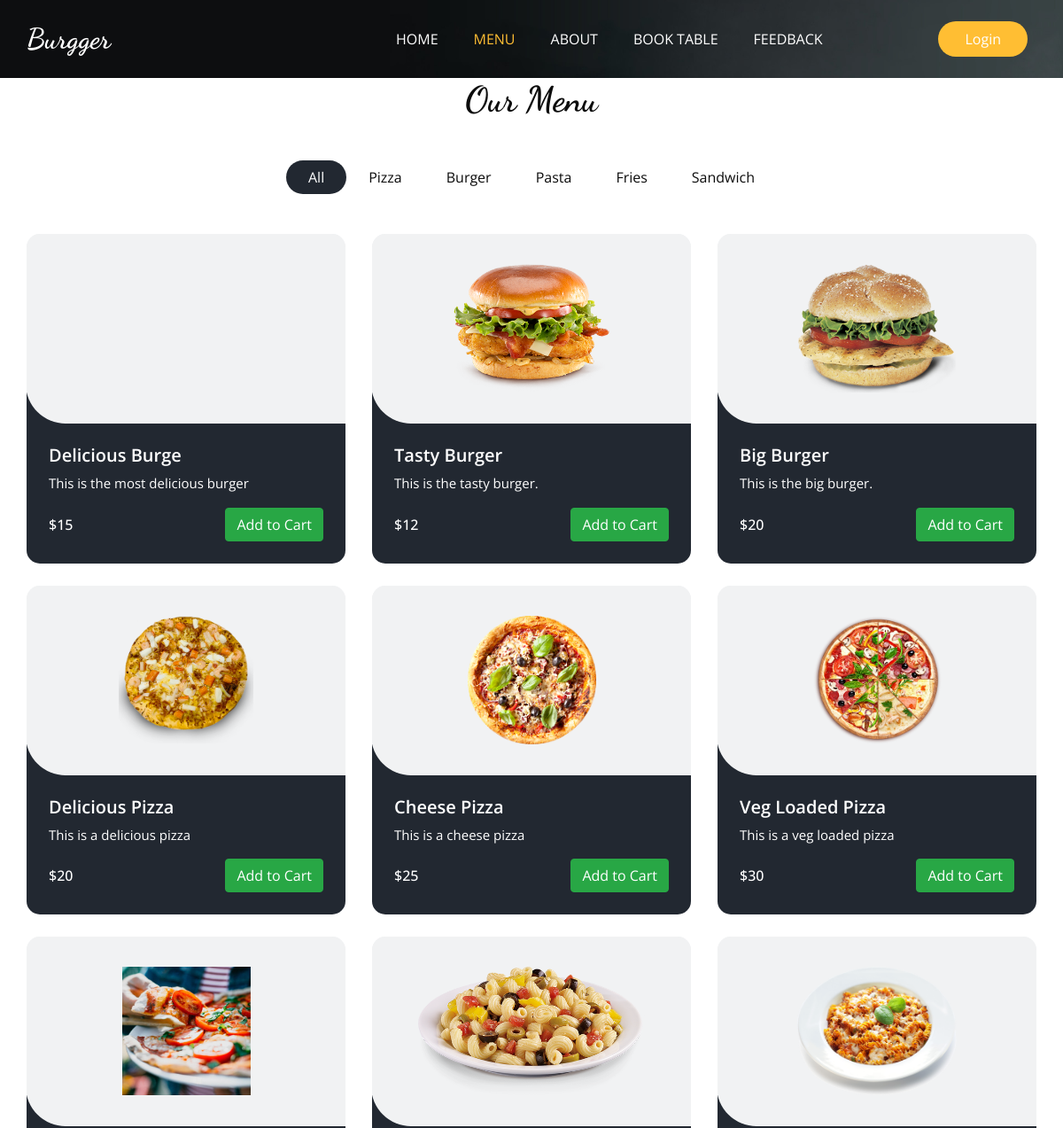
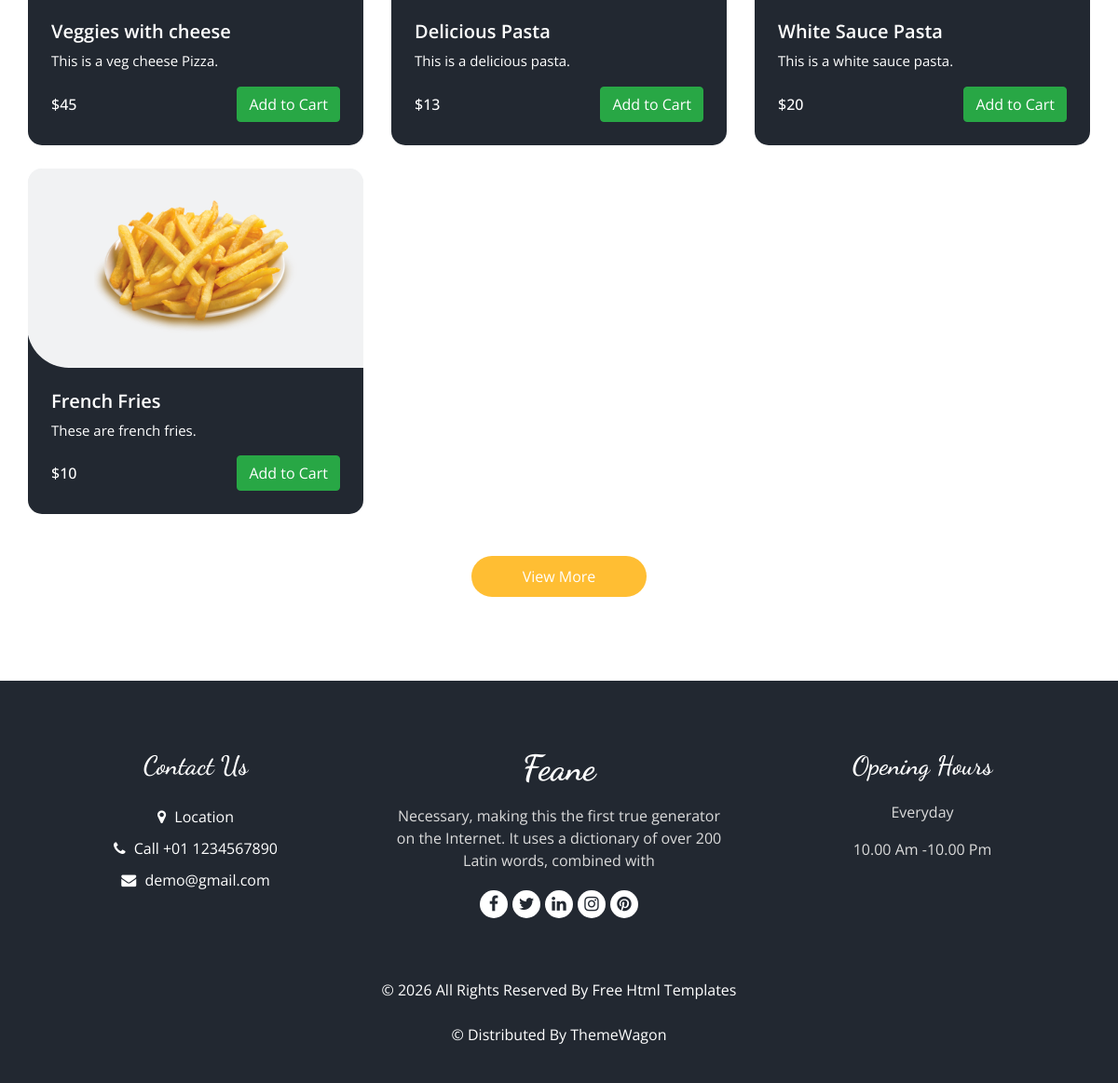
The page /menu on the database its author committed (2 pictures, top to bottom).
### Base_App/models.py (models this page shows, shortened)
class ItemList(models.Model):
    Category_name = models.CharField(max_length=40)
    def __str__(self):
        return self.Category_name

class Items(models.Model):
    Item_name = models.CharField(max_length=40)
    description = models.TextField(blank=False)
    Price = models.IntegerField()
    Category = models.ForeignKey(ItemList, related_name="items", on_delete=models.CASCADE)
    Image = models.ImageField(upload_to="Items/", blank=True, null=True)

### Base_App/views.py (the view)
# urls.py: path("menu", MenuView, name="Menu"),
def MenuView(request):
    items = Items.objects.all()
    list = ItemList.objects.all()
    return render(request, "menu.html", {"items": items, "list": list})

### Template/menu.html (shortened to what this page needs)
{% extends "base.html" %}
{% block class %}class="sub_page"{% endblock class %}
{% block menu_status %}active{% endblock menu_status %}
{% load static %}
{% block main %}
  <section class="food_section layout_padding-bottom">
    <div class="container">
      <div class="heading_container heading_center">
        <h2>
          Our Menu
        </h2>
      </div>
      <ul class="filters_menu">
        <li class="active" data-filter="*">All</li>
        {% for i in list %}
        <li data-filter=".{{i.Category_name}}">{{i.Category_name}}</li>
        {% endfor %}
      </ul>
      <div class="filters-content">
        <div class="row grid">
          {% for j in items %}
          <div class="col-sm-6 col-lg-4 all {{j.Category}}">
            <div class="box">
              <div>
                <div class="img-box">
                  <img src="/media/{{j.Image}} " alt="{{j.Image}}">
                </div>
                <div class="detail-box">
                  <h5>
                    {{j.Item_name}}
                  </h5>
                  <p>
                    {{j.description}}
                  </p>
                  <div class="options">
                    <h6>
                      ${{j.Price}}
                    </h6>
                    <button class="btn btn-success add-to-cart" data-item-id="{{j.id}}" data-item-name="{{j.Item_name}}" data-item-price="{{j.Price}}">
                      Add to Cart
                    </button>
                  </div>
                </div>
              </div>
            </div>
          </div>
          {% endfor %}
        </div>
      </div>
      <div class="btn-box">
        <a href="">
          View More
        </a>
      </div>
    </div>
  </section>
{% endblock main %}

### Template/base.html (shortened to what this page needs)
<!DOCTYPE html>
<html>
{% load static %}
<head>
  <link rel="stylesheet" type="text/css" href="{% static 'css/bootstrap.css' %}" />
  <link rel="stylesheet" type="text/css" href="https://cdnjs.cloudflare.com/ajax/libs/OwlCarousel2/2.3.4/assets/owl.carousel.min.css" />
  <link rel="stylesheet" href="https://cdnjs.cloudflare.com/ajax/libs/jquery-nice-select/1.1.0/css/nice-select.min.css" />
  <link href="{% static 'css/font-awesome.min.css' %}" rel="stylesheet" />
  <link href="{% static 'css/style.css' %}" rel="stylesheet" />
  <link href="{% static 'css/responsive.css' %}" rel="stylesheet" />
</head>
<body {% block class %}{% endblock class %}>
  <div class="hero_area">
    <div class="bg-box">
      <img src="{% static 'images/hero-bg.jpg' %}" alt="">
    </div>
    <header class="header_section">
      <div class="container">
        <nav class="navbar navbar-expand-lg custom_nav-container ">
          <a class="navbar-brand" href="{% url "Home" %}">
            <span>
              Burgger
            </span>
          </a>
          <div class="collapse navbar-collapse" id="navbarSupportedContent">
            <ul class="navbar-nav  mx-auto ">
              <li class="nav-item {% block home_status %}{% endblock home_status %}">
                <a class="nav-link" href="{% url "Home" %}">Home <span class="sr-only">(current)</span></a>
              </li>
              <li class="nav-item {% block menu_status %}{% endblock menu_status %}">
                <a class="nav-link " href="{% url "Menu" %}">Menu</a>
              </li>
              <li class="nav-item {% block about_status %}{% endblock about_status %}">
                <a class="nav-link" href="{% url "About" %}">About</a>
              </li>
              <li class="nav-item {% block table_status %}{% endblock table_status %}">
                <a class="nav-link" href="{% url "Book_Table" %}">Book Table</a>
              </li>
              <li class="nav-item {% block feedback_status %}{% endblock feedback_status %}">
                <a class="nav-link" href="{% url "Feedback_Form" %}">Feedback</a>
              </li>
            </ul>
            <div class="user_option">
              <div class="user_option">
                {% if user.is_authenticated %}
                  <span style="background-color: #f8c6c6; color: #000; padding: 5px 10px; border-radius: 5px; font-weight: bold;">
                    {{ user.username }}
                  </span>
                  <a href="{% url 'logout' %}" class="btn btn-secondary">Logout</a>
                  <button id="cart-button" class="btn btn-primary">
                    <i class="fa fa-shopping-cart"></i> Cart
                  </button>
                {% else %}
                  <a href="{% url 'login' %}" class="btn order_online">Login</a>
                {% endif %}
              </div>
            </div>
          </div>
        </nav>
      </div>
    </header>
  </div>
 {% block main %}{% endblock main %}
  <footer class="footer_section">
    <div class="container">
      <div class="row">
        <div class="col-md-4 footer-col">
          <div class="footer_contact">
            <h4>
              Contact Us
            </h4>
            <div class="contact_link_box">
              <a href="">
                <i class="fa fa-map-marker" aria-hidden="true"></i>
                <span>
                  Location
                </span>
              </a>
              <a href="">
                <i class="fa fa-phone" aria-hidden="true"></i>
                <span>
                  Call +01 1234567890
                </span>
              </a>
              <a href="">
                <i class="fa fa-envelope" aria-hidden="true"></i>
                <span>
                  demo@gmail.com
                </span>
              </a>
            </div>
          </div>
        </div>
        <div class="col-md-4 footer-col">
          <div class="footer_detail">
            <a href="" class="footer-logo">
              Feane
            </a>
            <p>
              Necessary, making this the first true generator on the Internet. It uses a dictionary of over 200 Latin words, combined with
            </p>
            <div class="footer_social">
              <a href="">
                <i class="fa fa-facebook" aria-hidden="true"></i>
              </a>
              <a href="">
                <i class="fa fa-twitter" aria-hidden="true"></i>
              </a>
              <a href="">
                <i class="fa fa-linkedin" aria-hidden="true"></i>
              </a>
              <a href="">
                <i class="fa fa-instagram" aria-hidden="true"></i>
              </a>
              <a href="">
                <i class="fa fa-pinterest" aria-hidden="true"></i>
              </a>
            </div>
          </div>
        </div>
        <div class="col-md-4 footer-col">
          <h4>
            Opening Hours
          </h4>
          <p>
            Everyday
          </p>
          <p>
            10.00 Am -10.00 Pm
          </p>
        </div>
      </div>
      <div class="footer-info">
        <p>
          &copy; <span id="displayYear"></span> All Rights Reserved By
          <a href="https://html.design/">Free Html Templates</a><br><br>
          &copy;  Distributed By
          <a href="https://themewagon.com/" target="_blank">ThemeWagon</a>
        </p>
      </div>
    </div>
  </footer>
</body>
</html>

### Static/css/responsive.css (style rules this page uses)
@media (min-width: 1200px) { .container { max-width: 1170px; } }

### rows shown on the page
ItemList: Category_name "Pizza"
ItemList: Category_name "Burger"
ItemList: Category_name "Pasta"
ItemList: Category_name "Fries"
ItemList: Category_name "Sandwich"
Items: Item_name "Delicious Burge", description "This is the most delicious burger", Price "15"
Items: Image (picture), Item_name "Tasty Burger", description "This is the tasty burger.", Price "12"
Items: Image (picture), Item_name "Big Burger", description "This is the big burger.", Price "20"
Items: Image (picture), Item_name "Delicious Pizza", description "This is a delicious pizza", Price "20"
Items: Image (picture), Item_name "Cheese Pizza", description "This is a cheese pizza", Price "25"
Items: Image (picture), Item_name "Veg Loaded Pizza", description "This is a veg loaded pizza", Price "30"
Items: Image (picture), Item_name "Veggies with cheese", description "This is a veg cheese Pizza.", Price "45"
Items: Image (picture), Item_name "Delicious Pasta", description "This is a delicious pasta.", Price "13"
Items: Image (picture), Item_name "White Sauce Pasta", description "This is a white sauce pasta.", Price "20"
Items: Image (picture), Item_name "French Fries", description "These are french fries.", Price "10"
